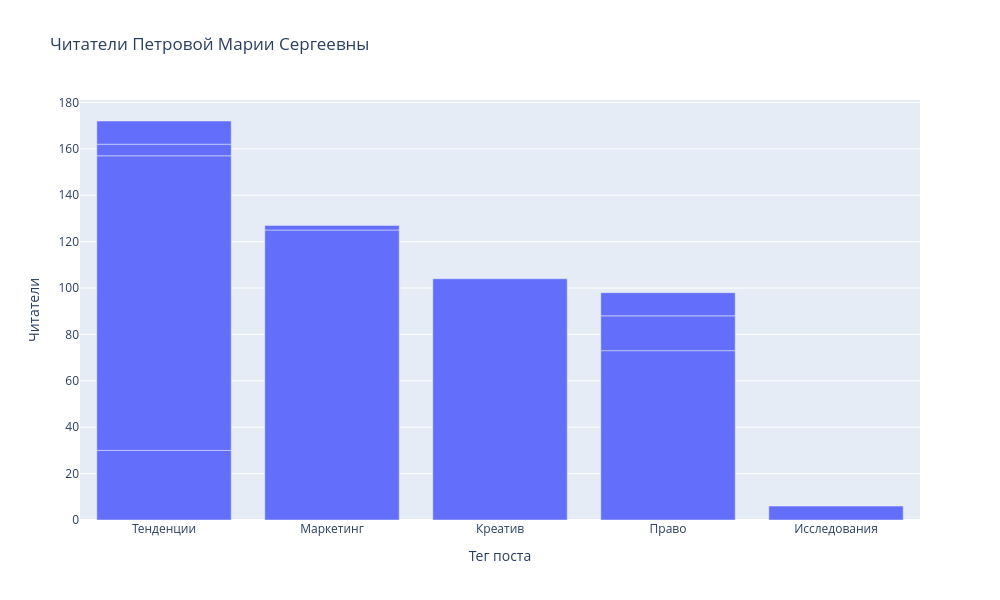

Notebook code cell kept with this figure:
### Code cell
best_topic_tag_for_author = px.bar(df_filtered, x='post_tag', y='Читатели', title='Читатели Петровой Марии Сергеевны', 
             labels={'post_tag':'Тег поста'}, width=1000, height=600, hover_data={'post_id': True, 'Читатели': True}) 

best_topic_tag_for_author.show()

### Figure 1 — Plotly figure (JSON) as saved in the notebook; plotly's stock layout.template omitted (floating-point values rounded to 4 significant figures)
{"data": [{"alignmentgroup": "True", "customdata": [[318261], [318089], [318088], [318080], [317964], [317963], [317818], [317721], [317711], [317699], [317681]], "hovertemplate": "Тег поста=%{x}<br>Читатели=%{y}<br>post_id=%{customdata[0]}<extra></extra>", "legendgroup": "", "marker": {"color": "#636efa", "pattern": {"shape": ""}}, "name": "", "offsetgroup": "", "orientation": "v", "showlegend": false, "textposition": "auto", "type": "bar", "x": ["Тенденции", "Тенденции", "Маркетинг", "Креатив", "Право", "Тенденции", "Право", "Исследования", "Право", "Маркетинг", "Тенденции"], "xaxis": "x", "y": [30, 127, 125, 104, 73, 5, 15, 6, 10, 2, 10], "yaxis": "y"}], "layout": {"barmode": "relative", "height": 600, "legend": {"tracegroupgap": 0}, "title": {"text": "Читатели Петровой Марии Сергеевны"}, "width": 1000, "xaxis": {"anchor": "y", "domain": [0, 1], "title": {"text": "Тег поста"}}, "yaxis": {"anchor": "x", "domain": [0, 1], "title": {"text": "Читатели"}}}}
